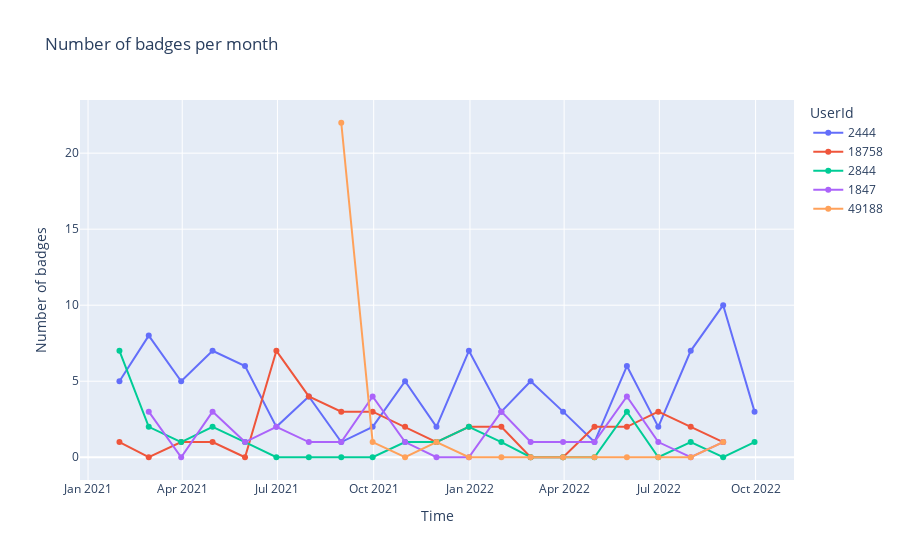

Source (notebook cell):
### Markdown cell above
### liczba otrzymywanych odznak w czasie dla 5 top użytkowników

### Code cell
def plot_user_badges(data: pd.DataFrame, user_ids: list[int]):
    selected_users = data.loc[data["UserId"].isin(user_ids), :].reset_index(drop=True)
    fig = go.Figure()

    for user_id, user_badges in selected_users.groupby(by="UserId", observed=True):
        user_badges = user_badges.resample("M", on="Date").count()
        fig.add_trace(
            go.Scatter(
                x=user_badges.index,
                y=user_badges["Id"],
                name=user_id,
                mode="lines+markers",
            )
        )

    fig.update_layout(
        title="Number of badges per month",
        xaxis_title="Time", yaxis_title="Number of badges", legend_title="UserId"
    )

    return fig

selected_user_ids = badges_df.value_counts("UserId")[:5].index.tolist()
plot_user_badges(badges_df, selected_user_ids)

### Figure 1 — Plotly figure (JSON) as saved in the notebook; plotly's stock layout.template omitted (floating-point values rounded to 4 significant figures)
{"data": [{"mode": "lines+markers", "name": "2444", "type": "scatter", "x": ["2021-01-31T00:00:00", "2021-02-28T00:00:00", "2021-03-31T00:00:00", "2021-04-30T00:00:00", "2021-05-31T00:00:00", "2021-06-30T00:00:00", "2021-07-31T00:00:00", "2021-08-31T00:00:00", "2021-09-30T00:00:00", "2021-10-31T00:00:00", "2021-11-30T00:00:00", "2021-12-31T00:00:00", "2022-01-31T00:00:00", "2022-02-28T00:00:00", "2022-03-31T00:00:00", "2022-04-30T00:00:00", "2022-05-31T00:00:00", "2022-06-30T00:00:00", "2022-07-31T00:00:00", "2022-08-31T00:00:00", "2022-09-30T00:00:00"], "y": [5, 8, 5, 7, 6, 2, 4, 1, 2, 5, 2, 7, 3, 5, 3, 1, 6, 2, 7, 10, 3]}, {"mode": "lines+markers", "name": "18758", "type": "scatter", "x": ["2021-01-31T00:00:00", "2021-02-28T00:00:00", "2021-03-31T00:00:00", "2021-04-30T00:00:00", "2021-05-31T00:00:00", "2021-06-30T00:00:00", "2021-07-31T00:00:00", "2021-08-31T00:00:00", "2021-09-30T00:00:00", "2021-10-31T00:00:00", "2021-11-30T00:00:00", "2021-12-31T00:00:00", "2022-01-31T00:00:00", "2022-02-28T00:00:00", "2022-03-31T00:00:00", "2022-04-30T00:00:00", "2022-05-31T00:00:00", "2022-06-30T00:00:00", "2022-07-31T00:00:00", "2022-08-31T00:00:00"], "y": [1, 0, 1, 1, 0, 7, 4, 3, 3, 2, 1, 2, 2, 0, 0, 2, 2, 3, 2, 1]}, {"mode": "lines+markers", "name": "2844", "type": "scatter", "x": ["2021-01-31T00:00:00", "2021-02-28T00:00:00", "2021-03-31T00:00:00", "2021-04-30T00:00:00", "2021-05-31T00:00:00", "2021-06-30T00:00:00", "2021-07-31T00:00:00", "2021-08-31T00:00:00", "2021-09-30T00:00:00", "2021-10-31T00:00:00", "2021-11-30T00:00:00", "2021-12-31T00:00:00", "2022-01-31T00:00:00", "2022-02-28T00:00:00", "2022-03-31T00:00:00", "2022-04-30T00:00:00", "2022-05-31T00:00:00", "2022-06-30T00:00:00", "2022-07-31T00:00:00", "2022-08-31T00:00:00", "2022-09-30T00:00:00"], "y": [7, 2, 1, 2, 1, 0, 0, 0, 0, 1, 1, 2, 1, 0, 0, 0, 3, 0, 1, 0, 1]}, {"mode": "lines+markers", "name": "1847", "type": "scatter", "x": ["2021-02-28T00:00:00", "2021-03-31T00:00:00", "2021-04-30T00:00:00", "2021-05-31T00:00:00", "2021-06-30T00:00:00", "2021-07-31T00:00:00", "2021-08-31T00:00:00", "2021-09-30T00:00:00", "2021-10-31T00:00:00", "2021-11-30T00:00:00", "2021-12-31T00:00:00", "2022-01-31T00:00:00", "2022-02-28T00:00:00", "2022-03-31T00:00:00", "2022-04-30T00:00:00", "2022-05-31T00:00:00", "2022-06-30T00:00:00", "2022-07-31T00:00:00", "2022-08-31T00:00:00"], "y": [3, 0, 3, 1, 2, 1, 1, 4, 1, 0, 0, 3, 1, 1, 1, 4, 1, 0, 1]}, {"mode": "lines+markers", "name": "49188", "type": "scatter", "x": ["2021-08-31T00:00:00", "2021-09-30T00:00:00", "2021-10-31T00:00:00", "2021-11-30T00:00:00", "2021-12-31T00:00:00", "2022-01-31T00:00:00", "2022-02-28T00:00:00", "2022-03-31T00:00:00", "2022-04-30T00:00:00", "2022-05-31T00:00:00", "2022-06-30T00:00:00", "2022-07-31T00:00:00", "2022-08-31T00:00:00"], "y": [22, 1, 0, 1, 0, 0, 0, 0, 0, 0, 0, 0, 1]}], "layout": {"legend": {"title": {"text": "UserId"}}, "title": {"text": "Number of badges per month"}, "xaxis": {"title": {"text": "Time"}}, "yaxis": {"title": {"text": "Number of badges"}}}}
